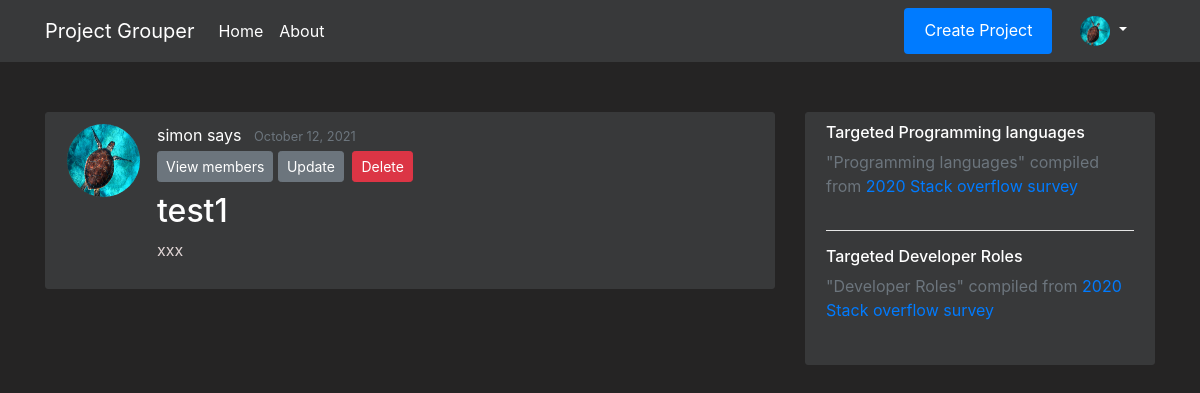
The app's page /projects/6 (signed in) with its own data.
### flaskapp/models.py (models this page shows, shortened)
class Users(db.Model, UserMixin):
    __tablename__ = 'user'
    id = db.Column(db.Integer, primary_key=True, nullable=False)
    first_name = db.Column(db.String(20), nullable=False)
    last_name = db.Column(db.String(20), nullable=False)
    email = db.Column(db.String(50), unique=True, nullable=False)
    password = db.Column(db.String(20), nullable=False)
    profile_image = db.Column(db.String(20), nullable=False, default="Portrait_Placeholder.png")
    date_joined = db.Column(db.DateTime, nullable=False, default=datetime.utcnow)
    is_moderator = db.Column(db.Boolean, default=False, nullable=False)
    languages = db.relationship('Languages', secondary=UserLanguages, lazy='subquery', backref="get_users")
    careers = db.relationship('Careers', secondary=UserCareers, lazy='subquery', backref="get_users")

class Projects(db.Model):
    __tablename__ = 'project'
    id = db.Column(db.Integer, primary_key=True, nullable=False)
    name = db.Column(db.String(250), unique=True, nullable=False)
    desc = db.Column(db.String(500), unique=False, nullable=False)
    creation_timestamp = db.Column(db.DateTime, nullable=False, default=datetime.utcnow)
    start_date = db.Column(db.DateTime, nullable=True, default=datetime.utcnow)
    target_end_date = db.Column(db.DateTime, nullable=True, default=datetime.utcnow)
    owner_id = db.Column(db.Integer, db.ForeignKey('user.id'), nullable=False, default=1)
    owner = db.relationship("Users", foreign_keys=owner_id, backref="owned_projects", uselist=False)
    members = db.relationship('Users', secondary=UserProjects, lazy='subquery', backref="get_projects")
    languages = db.relationship('Languages', secondary=ProjectLanguages, lazy='subquery', backref="get_projects")
    careers = db.relationship('Careers', secondary=ProjectCareers, lazy='subquery', backref="get_projects")

### flaskapp/routes.py (the view)
@app.route("/projects/<int:project_id>")
def project(project_id):
    current_project = Projects.query.get_or_404(project_id)
    return render_template('project.html', title=current_project.name, current_project=current_project)

### flaskapp/models.py (called while the page is built)
@login_manager.user_loader
def load_user(user_id):
    return Users.query.get(int(user_id))

### flaskapp/templates/project.html (shortened to what this page needs)
{% extends "layout.html" %}
{% block content %}
    <article class="media content-section">
        <img class="rounded-circle article-img" src="{{ url_for('static', filename='profile_pics/' + current_project.owner.profile_image) }}">
        <div class="media-body">
            <div class="article-metadata">
                <a class="mr-2" href="#">{{ current_project.owner.first_name }} {{ current_project.owner.last_name }}</a>
                <small class="text-muted">{{ current_project.creation_timestamp.strftime('%B %d, %Y') }}</small>
                <div>
                    <button type="button" class="btn btn-secondary btn-sm mt-1 mb-1" data-toggle="modal" data-target="#viewProjectMembers">View members</button>
                {% if current_project.owner == current_user %}
                    <a class="btn btn-secondary btn-sm mt-1 mb-1" href="{{ url_for('update_project', project_id=current_project.id) }}">Update</a>
                    <button type="button" class="btn btn-danger btn-sm m-1" data-toggle="modal" data-target="#deleteModal">Delete</button>
                {% endif %}
                </div>
            </div>
            <h2 class="article-title ">{{ current_project.name }}</h2>
            <p class="article-content">{{ current_project.desc }}</p>
        </div>
    </article>
        <body class=dark>
            </body>
        <body class=dark>
            </body>
{% endblock content %}
{% block sidebar %}
<div class="col-md-4">
    <div class="content-section">
      <h6>Targeted Programming languages</h6>
      <p class='text-muted'> "Programming languages" compiled from <a href="https://insights.stackoverflow.com/survey/2019#technology">2020 Stack overflow survey </a>
      </p>
      <hr color="white">
      <h6>Targeted Developer Roles</h6>
      <p class='text-muted'> "Developer Roles" compiled from <a href="https://insights.stackoverflow.com/survey/2020#developer-profile-developer-type-all-respondents">2020 Stack overflow survey </a>
      </p>
    </div>
</div>
{% endblock sidebar %}

### flaskapp/templates/layout.html (shortened to what this page needs)
<!DOCTYPE html>
<html lang="en">
<head>
    <link rel="stylesheet" href="https://maxcdn.bootstrapcdn.com/bootstrap/4.0.0/css/bootstrap.min.css">
    <link rel="stylesheet" type="text/css" href="{{ url_for('static', filename='/main.css') }}">
</head>
<body>
    <header class="site-header">
        <nav class="navbar navbar-expand-md navbar-dark bg-steel fixed-top">
            <div class="container">
                <a class="navbar-brand" href="/"> Project Grouper </a>
                <div class="collapse navbar-collapse" id="navbarToggle">
                    <div class="navbar-nav mr-auto">
                        <a class="nav-item nav-link" href="{{ url_for('home') }}">Home</a>
                        <a class="nav-item nav-link" href="{{ url_for('about') }}">About</a>
                    </div>
                    <div class="navbar-nav">
                        {% if current_user.is_authenticated %}
                            <a class="btn btn-primary btn-sml" href="{{ url_for('new_project') }}">Create Project</a>
                            <li class="nav-item dropdown">
                                <a class="nav-link dropdown-toggle" href="#" id="navbarDropdownMenuLink" role="button" data-toggle="dropdown" aria-haspopup="true" aria-expanded="false">
                                    <img src="{{ url_for('static', filename='profile_pics/' + current_user.profile_image) }}" width="30" height="30" class="rounded-circle">
                                </a>
                        {% else %}
                            <a class="nav-item nav-link" href="{{ url_for('login') }}">Login</a>
                            <a class="nav-item nav-link" href="{{ url_for('register') }}">Register</a>
                        {% endif %}
                    </div>
                </div>
            </div>
        </nav>
    </header>
    <main role="main" class="container">
      <div class="row">
        <div class="col-md-8">
          {% block content %}
          {% endblock %}
        </div>
        {% block sidebar %}
        {% endblock %}
      </div>
    </main>
</body>
</html>

### flaskapp/static/main.css (style rules this page uses)
.btn-primary { border: none; color: #ffffff; padding: 10px 20px; cursor: pointer; }
.navbar-nav > li { padding-left:20px; padding-right:20px; }
body { background: #252424; color: #e0d5d5; margin-top: 7rem; }
h1, h2, h3, h4, h5, h6 { color: #ffffff; }
.mr-2 { color: #ffffff; }
.bg-steel { background-color: #38393a; }
.site-header .navbar-nav .nav-link { color: #ffffff; }
.content-section { background: #38393a; padding: 10px 20px; border: 1px solid #38393a; border-radius: 3px; margin-bottom: 20px; }
.article-title { color: #ffffff; }
.article-content { white-space: pre-line; }
.article-img { height: 75px; width: 75px; margin-right: 16px; border: 1px solid #38393a; background:#555555; }
.article-metadata { padding-bottom: 1px; margin-bottom: 4px; border-bottom: 1px solid #38393a; }

### records on screen
Users: profile_image (placeholder picture), owner.first_name "simon", owner.last_name "says"
Projects: creation_timestamp "October 12, 2021", name "test1", desc "xxx"
